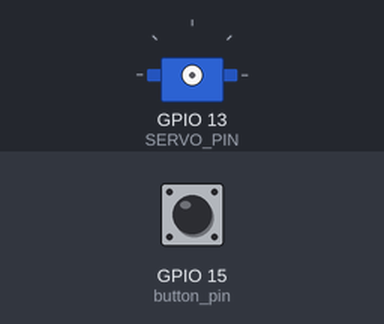
Bench run of a program on a simulated Raspberry Pi (BCM pin numbers). Shown: servo. Inputs (shaded band) come from the test bench; at power-on: GPIO 15 (button_pin) LOW. Servo angles are drawn from the pulse width (0.5 ms = 0°, 2.5 ms = 180°).

Above: at 1.2 s.
1.3 s: GPIO 15 (button_pin) pulled HIGH for 0.15 s
2.9 s: GPIO 15 (button_pin) pulled HIGH for 1 s
At 3.5 s:
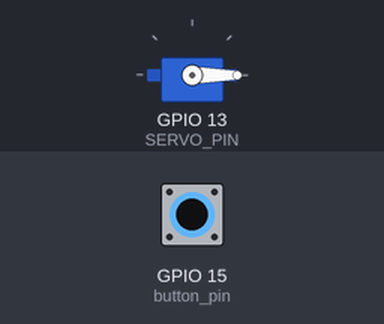
5.4 s: GPIO 15 (button_pin) pulled HIGH for 3.2 s
At 6.6 s:
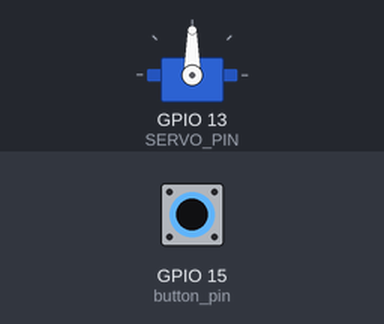
Timing chart, 0 to 8.4 s (numbered marks = the images above; inputs shaded):
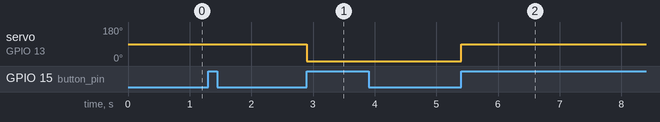

Measured:
- after the input at 2.9 s, servo on GPIO 13 (SERVO_PIN): 90° → 0° at once
- after the input at 5.4 s, servo on GPIO 13 (SERVO_PIN): 0° → 90° at once

The program:

ex03.py
```python
#-*-coding:utf-8-*-

# 필요한 라이브러리를 불러옵니다.
import RPi.GPIO as GPIO
import time

#서보모터를 PWM으로 제어할 핀 번호 설정
SERVO_PIN = 13

button_pin = 15


# 불필요한 warning 제거
GPIO.setwarnings(False)

# GPIO핀의 번호 모드 설정
GPIO.setmode(GPIO.BCM)

GPIO.setup(button_pin, GPIO.IN, pull_up_down=GPIO.PUD_DOWN)

# 서보핀의 출력 설정
GPIO.setup(SERVO_PIN, GPIO.OUT)

# PWM 인스턴스 servo 생성, 주파수 50으로 설정
servo = GPIO.PWM(SERVO_PIN,50)
# PWM 듀티비 0 으로 시작
servo.start(0)

open = False

def button_callback(channel):
    global open    # Global 변수선언
    if open == False:
        servo.ChangeDutyCycle(7.5)  # 90도
    else:                                # LED 불이 져있을때
        servo.ChangeDutyCycle(2.5)  # 0도
    open = not open  # False <=> True

GPIO.add_event_detect(button_pin,GPIO.RISING,callback=button_callback, bouncetime=300)

while 1:
    time.sleep(0.1)  # 0.1초 딜레이
```
